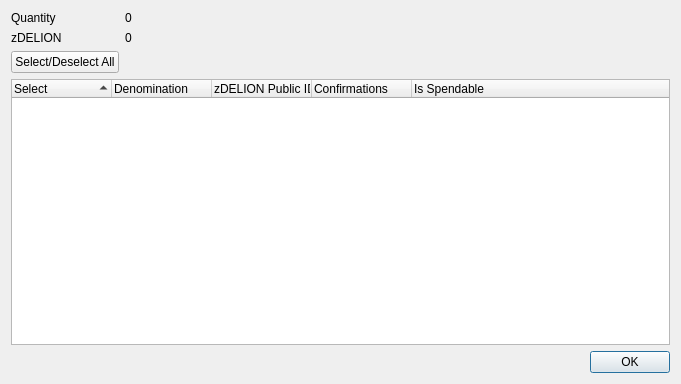
<?xml version="1.0" encoding="UTF-8"?>
<ui version="4.0">
 <class>ZDelionControlDialog</class>
 <widget class="QDialog" name="ZDelionControlDialog">
  <property name="geometry">
   <rect>
    <x>0</x>
    <y>0</y>
    <width>681</width>
    <height>384</height>
   </rect>
  </property>
  <property name="minimumSize">
   <size>
    <width>681</width>
    <height>384</height>
   </size>
  </property>
  <property name="windowTitle">
   <string>Select zDELION to Spend</string>
  </property>
  <layout class="QGridLayout" name="gridLayout">
   <item row="0" column="0">
    <layout class="QFormLayout" name="formLayout">
     <property name="sizeConstraint">
      <enum>QLayout::SetDefaultConstraint</enum>
     </property>
     <item row="0" column="0">
      <widget class="QLabel" name="labelQuantity">
       <property name="text">
        <string>Quantity</string>
       </property>
      </widget>
     </item>
     <item row="0" column="1">
      <widget class="QLabel" name="labelQuantity_int">
       <property name="text">
        <string>0</string>
       </property>
      </widget>
     </item>
     <item row="1" column="0">
      <widget class="QLabel" name="labelZDelion">
       <property name="text">
        <string>zDELION</string>
       </property>
      </widget>
     </item>
     <item row="1" column="1">
      <widget class="QLabel" name="labelZDelion_int">
       <property name="text">
        <string>0</string>
       </property>
      </widget>
     </item>
     <item row="2" column="0">
      <widget class="QPushButton" name="pushButtonAll">
       <property name="text">
        <string>Select/Deselect All</string>
       </property>
      </widget>
     </item>
    </layout>
   </item>
   <item row="1" column="0">
    <layout class="QVBoxLayout" name="verticalLayout">
     <item>
      <widget class="QTreeWidget" name="treeWidget">
       <property name="minimumSize">
        <size>
         <width>0</width>
         <height>250</height>
        </size>
       </property>
       <property name="alternatingRowColors">
        <bool>true</bool>
       </property>
       <property name="sortingEnabled">
        <bool>true</bool>
       </property>
       <property name="columnCount">
        <number>5</number>
       </property>
       <attribute name="headerDefaultSectionSize">
        <number>100</number>
       </attribute>
       <column>
        <property name="text">
         <string notr="true">Select</string>
        </property>
       </column>
       <column>
        <property name="text">
         <string notr="true">Denomination</string>
        </property>
       </column>
       <column>
        <property name="text">
         <string notr="true">zDELION Public ID</string>
        </property>
       </column>
       <column>
        <property name="text">
         <string notr="true">Confirmations</string>
        </property>
       </column>
       <column>
        <property name="text">
         <string>Is Spendable</string>
        </property>
       </column>
      </widget>
     </item>
     <item>
      <widget class="QDialogButtonBox" name="buttonBox">
       <property name="orientation">
        <enum>Qt::Horizontal</enum>
       </property>
       <property name="standardButtons">
        <set>QDialogButtonBox::Ok</set>
       </property>
      </widget>
     </item>
    </layout>
   </item>
  </layout>
 </widget>
 <resources/>
 <connections>
  <connection>
   <sender>buttonBox</sender>
   <signal>accepted()</signal>
   <receiver>ZDelionControlDialog</receiver>
   <slot>accept()</slot>
   <hints>
    <hint type="sourcelabel">
     <x>248</x>
     <y>254</y>
    </hint>
    <hint type="destinationlabel">
     <x>157</x>
     <y>274</y>
    </hint>
   </hints>
  </connection>
  <connection>
   <sender>buttonBox</sender>
   <signal>rejected()</signal>
   <receiver>ZDelionControlDialog</receiver>
   <slot>reject()</slot>
   <hints>
    <hint type="sourcelabel">
     <x>316</x>
     <y>260</y>
    </hint>
    <hint type="destinationlabel">
     <x>286</x>
     <y>274</y>
    </hint>
   </hints>
  </connection>
 </connections>
</ui>
